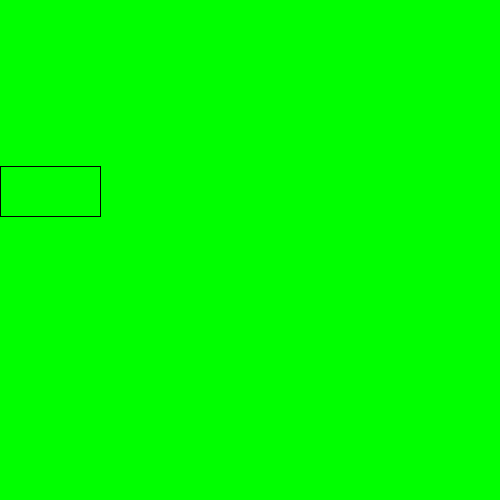
Frame 1 (no input)
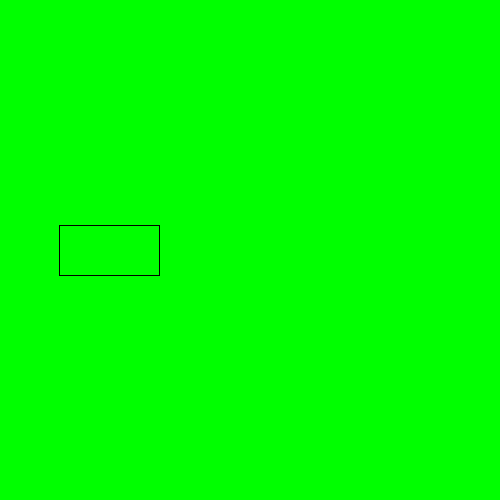
Frame 60 (the mouse pressed at the canvas centre just before this capture)
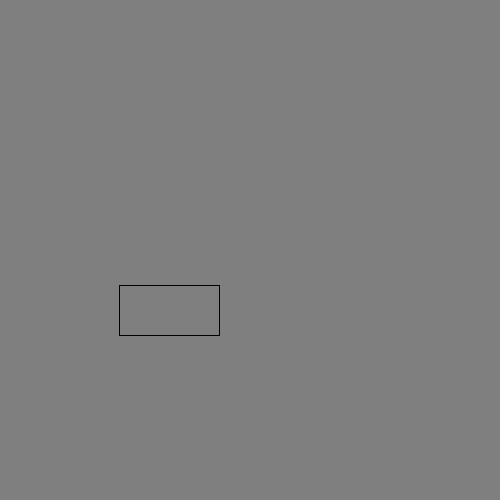
Frame 120 (the mouse held since frame 60 and released just before this capture)

The Processing sketch that drew these frames (run headless with seeded random() and noise(); from frame 60 on, the mouse is pressed at the canvas centre):

// Processing sketch: Rect_Does_Things
// ── Rect_Does_Things.pde
int x;
int xchange;
int y;
int ychange;

void setup () {
 size(500,500); 
 x = 0;
 y = height/3;
 xchange = 1;
 
 ychange = 1;
 frameRate(120);
}

void draw () {
  background(mouseX*.51, 255-(mouseX*.51), mouseY*.51);
  fill(mouseY*.51, 255-(mouseY*.51), mouseX*.51);
  rect(x,y,100,50);
  x = x + xchange;
  y = y + ychange;
  
  if (x > width-100) {
    xchange = -1;
  }
  if (x <= 0) {
    xchange = 1;
  }
  if (y > height-50) {
    ychange = -1;
  }
  if (y <= 0) {
    ychange = 1;
  }
}
